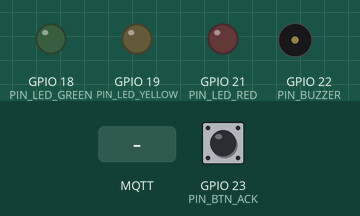
The sketch below on a simulated ESP32. Shown: output pins drawn as LEDs (lit = HIGH), buzzer (waves = sounding, pin HIGH). The test bench sets the inputs (shaded band); at power-on: GPIO 23 (PIN_BTN_ACK) HIGH. WiFi joins after 1.5 s; servers stay silent unless stated; random numbers use the default seed unless the sketch sets one; no MQTT or app messages arrive unless stated; what the sketch prints to the serial monitor is not drawn.

Above: at 0.0 s.
At 0.8 s:
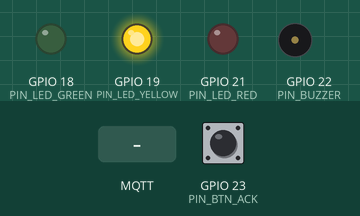
At 4.0 s:
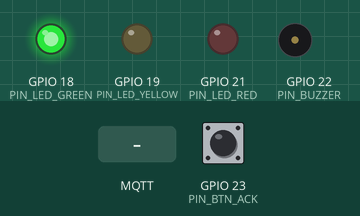
4.1 s: GPIO 23 (PIN_BTN_ACK) pulled LOW for 0.15 s
6.5 s: MQTT message "1" arrives on the first subscribed topic
8.0 s: GPIO 23 (PIN_BTN_ACK) pulled LOW for 1 s
10.5 s: MQTT message "on" arrives on the first subscribed topic
12.0 s: MQTT message "off" arrives on the first subscribed topic
Timing chart, 0 to 14.5 s (numbered marks = the images above; inputs shaded):
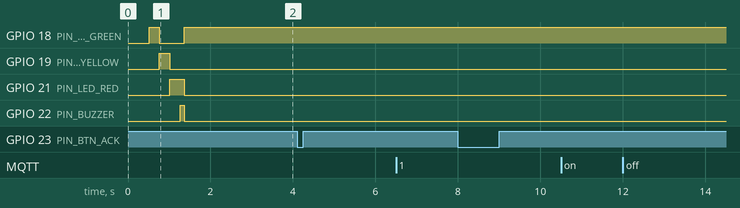

Measured:
- after the input at 4.1 s, every drawn part: stays the same
- after the input at 6.5 s, every drawn part: stays the same
- after the input at 8.0 s, every drawn part: stays the same
- after the input at 10.5 s, every drawn part: stays the same
- after the input at 12.0 s, every drawn part: stays the same

The sketch:

mms_alert_esp32.ino
```cpp
/*
 * Multi Modal Security (MMS) - Phase 9 Physical Alert System
 * Hardware: ESP32 Dev Module (WROOM-32)
 *
 * Pin Connections:
 *   - Green LED   -> GPIO 18 (with 220Ω - 330Ω resistor to GND)
 *   - Yellow LED  -> GPIO 19 (with 220Ω - 330Ω resistor to GND)
 *   - Red LED     -> GPIO 21 (with 220Ω - 330Ω resistor to GND)
 *   - Active Buzzer -> GPIO 22 (VCC to 3.3V/5V, I/O to GPIO 22, GND to GND)
 *   - Ack Button  -> GPIO 23 (Push button to GND, uses internal INPUT_PULLUP)
 *
 * MQTT Topics:
 *   - Subscribe:   alerts/status
 *   - Publish ACK: alerts/ack
 */

#include <WiFi.h>
#include "PubSubClient.h"

// ---------------------------------------------------------------------------
// Network & Broker Configuration
// (Update with your Wi-Fi credentials and PC LAN IP running MMS / Mosquitto)
// ---------------------------------------------------------------------------
const char* WIFI_SSID     = "YOUR_WIFI_SSID";
const char* WIFI_PASSWORD = "YOUR_WIFI_PASSWORD";

// IP address of your host machine running the Mosquitto MQTT broker (port 1883)
const char* MQTT_SERVER   = "192.168.1.100";
const int   MQTT_PORT     = 1883;
const char* MQTT_USER     = "";  // Leave blank if anonymous
const char* MQTT_PASS     = "";  // Leave blank if anonymous

const char* TOPIC_STATUS  = "alerts/status";
const char* TOPIC_ACK     = "alerts/ack";
const char* DEVICE_ID     = "esp32-desk-01";

// ---------------------------------------------------------------------------
// GPIO Pin Mapping
// ---------------------------------------------------------------------------
const int PIN_LED_GREEN   = 18;
const int PIN_LED_YELLOW  = 19;
const int PIN_LED_RED     = 21;
const int PIN_BUZZER      = 22;
const int PIN_BTN_ACK     = 23;

// ---------------------------------------------------------------------------
// State Variables
// ---------------------------------------------------------------------------
enum SystemState {
  STATE_NORMAL,
  STATE_LOW_MEDIUM,
  STATE_HIGH,
  STATE_CRITICAL
};

SystemState currentState = STATE_NORMAL;
bool isAcknowledged = false;

WiFiClient espClient;
PubSubClient mqttClient(espClient);

// Timing & Animation Variables
unsigned long lastBlinkToggle = 0;
bool redLedState = false;
unsigned long lastBeepTime = 0;
unsigned long lastBtnCheck = 0;
int lastBtnReading = HIGH;

// ---------------------------------------------------------------------------
// Hardware Control Functions
// ---------------------------------------------------------------------------
void setLeds(bool green, bool yellow, bool red) {
  digitalWrite(PIN_LED_GREEN, green ? HIGH : LOW);
  digitalWrite(PIN_LED_YELLOW, yellow ? HIGH : LOW);
  digitalWrite(PIN_LED_RED, red ? HIGH : LOW);
}

void setBuzzer(bool on) {
  digitalWrite(PIN_BUZZER, on ? HIGH : LOW);
}

void updateAlertHardware() {
  unsigned long now = millis();

  // If critical/high was acknowledged by analyst button press, silence buzzer and stop fast-blinking
  if (isAcknowledged) {
    setLeds(true, false, false);
    setBuzzer(false);
    return;
  }

  switch (currentState) {
    case STATE_NORMAL:
      setLeds(true, false, false); // Green ON, others OFF
      setBuzzer(false);
      break;

    case STATE_LOW_MEDIUM:
      setLeds(false, true, false); // Yellow ON, others OFF
      setBuzzer(false);
      break;

    case STATE_HIGH:
      // Red LED Blinking (slow, 1000ms period)
      if (now - lastBlinkToggle >= 500) {
        lastBlinkToggle = now;
        redLedState = !redLedState;
        digitalWrite(PIN_LED_GREEN, LOW);
        digitalWrite(PIN_LED_YELLOW, LOW);
        digitalWrite(PIN_LED_RED, redLedState ? HIGH : LOW);
      }
      // Short beep every 5 seconds
      if (now - lastBeepTime >= 5000) {
        lastBeepTime = now;
        setBuzzer(true);
        delay(80);
        setBuzzer(false);
      }
      break;

    case STATE_CRITICAL:
      // Red LED Fast Blinking (200ms period)
      if (now - lastBlinkToggle >= 100) {
        lastBlinkToggle = now;
        redLedState = !redLedState;
        digitalWrite(PIN_LED_GREEN, LOW);
        digitalWrite(PIN_LED_YELLOW, LOW);
        digitalWrite(PIN_LED_RED, redLedState ? HIGH : LOW);
        // Continuous tone pattern
        setBuzzer(redLedState);
      }
      break;
  }
}

// ---------------------------------------------------------------------------
// MQTT Message Handler
// ---------------------------------------------------------------------------
void onMqttMessage(char* topic, byte* payload, unsigned int length) {
  String msg = "";
  for (unsigned int i = 0; i < length; i++) {
    msg += (char)payload[i];
  }

  Serial.print("[MMS] Alert Received on [");
  Serial.print(topic);
  Serial.print("]: ");
  Serial.println(msg);

  // Parse lightweight JSON payload
  // Expected shape: {"severity": "critical"|"high"|"medium"|"low"|"normal", "incident_type": "...", ...}
  msg.toLowerCase();

  if (msg.indexOf("\"critical\"") > 0 || msg.indexOf("\"p1\"") > 0) {
    currentState = STATE_CRITICAL;
    isAcknowledged = false;
    Serial.println(">>> POSTURE: CRITICAL ALERT (Red Fast Blink + Continuous Buzzer)");
  } else if (msg.indexOf("\"high\"") > 0 || msg.indexOf("\"p2\"") > 0) {
    currentState = STATE_HIGH;
    isAcknowledged = false;
    Serial.println(">>> POSTURE: HIGH ALERT (Red Slow Blink + Periodic Beep)");
  } else if (msg.indexOf("\"medium\"") > 0 || msg.indexOf("\"low\"") > 0 || msg.indexOf("\"p3\"") > 0) {
    currentState = STATE_LOW_MEDIUM;
    isAcknowledged = false;
    Serial.println(">>> POSTURE: LOW/MEDIUM ALERT (Yellow Solid)");
  } else if (msg.indexOf("\"normal\"") > 0) {
    currentState = STATE_NORMAL;
    isAcknowledged = false;
    Serial.println(">>> POSTURE: NORMAL (Green Solid)");
  }
}

// ---------------------------------------------------------------------------
// Acknowledge Button Check (Debounced)
// ---------------------------------------------------------------------------
void checkAcknowledgeButton() {
  unsigned long now = millis();
  if (now - lastBtnCheck < 50) return; // 50ms debounce window
  lastBtnCheck = now;

  int reading = digitalRead(PIN_BTN_ACK);
  if (reading == LOW && lastBtnReading == HIGH) {
    // Button pressed (Active LOW with internal pull-up)
    Serial.println("[MMS] Physical Acknowledge Button Pressed!");
    isAcknowledged = true;
    setBuzzer(false);
    setLeds(true, false, false); // Immediate silence & green feedback

    // Publish ACK back to platform over MQTT
    if (mqttClient.connected()) {
      char ackPayload[128];
      snprintf(ackPayload, sizeof(ackPayload), "{\"acknowledged\":true,\"device_id\":\"%s\"}", DEVICE_ID);
      mqttClient.publish(TOPIC_ACK, ackPayload, 1);
      Serial.print("[MMS] Published ACK to: ");
      Serial.println(TOPIC_ACK);
    }
  }
  lastBtnReading = reading;
}

// ---------------------------------------------------------------------------
// Network & MQTT Connection Management
// ---------------------------------------------------------------------------
void setupWiFi() {
  delay(10);
  Serial.println();
  Serial.print("[MMS] Connecting to Wi-Fi SSID: ");
  Serial.println(WIFI_SSID);

  WiFi.mode(WIFI_STA);
  WiFi.begin(WIFI_SSID, WIFI_PASSWORD);

  int tries = 0;
  while (WiFi.status() != WL_CONNECTED && tries < 30) {
    delay(500);
    Serial.print(".");
    tries++;
  }

  if (WiFi.status() == WL_CONNECTED) {
    Serial.println("\n[MMS] Wi-Fi Connected! IP Address: ");
    Serial.println(WiFi.localIP());
  } else {
    Serial.println("\n[MMS] Wi-Fi Connection failed. Retrying in background...");
  }
}

void reconnectMqtt() {
  if (mqttClient.connected()) return;

  Serial.print("[MMS] Connecting to MQTT Broker at ");
  Serial.print(MQTT_SERVER);
  Serial.print(":");
  Serial.println(MQTT_PORT);

  String clientId = String(DEVICE_ID) + "-" + String(random(0xffff), HEX);

  bool connected = false;
  if (strlen(MQTT_USER) > 0) {
    connected = mqttClient.connect(clientId.c_str(), MQTT_USER, MQTT_PASS);
  } else {
    connected = mqttClient.connect(clientId.c_str());
  }

  if (connected) {
    Serial.println("[MMS] MQTT Connected successfully!");
    mqttClient.subscribe(TOPIC_STATUS, 1);
    Serial.print("[MMS] Subscribed to topic: ");
    Serial.println(TOPIC_STATUS);
  } else {
    Serial.print("[MMS] MQTT Connect failed, rc=");
    Serial.println(mqttClient.state());
  }
}

// ---------------------------------------------------------------------------
// Arduino Setup & Main Loop
// ---------------------------------------------------------------------------
void setup() {
  Serial.begin(115200);
  delay(500);

  Serial.println("==================================================");
  Serial.println("  MMS - Physical Alert System (ESP32 Firmware)   ");
  Serial.println("==================================================");

  // Initialize GPIO Pins
  pinMode(PIN_LED_GREEN, OUTPUT);
  pinMode(PIN_LED_YELLOW, OUTPUT);
  pinMode(PIN_LED_RED, OUTPUT);
  pinMode(PIN_BUZZER, OUTPUT);
  pinMode(PIN_BTN_ACK, INPUT_PULLUP);

  // Self-test LED sequence on boot
  Serial.println("[MMS] Running Hardware Self-Test...");
  setLeds(true, false, false); delay(250);
  setLeds(false, true, false); delay(250);
  setLeds(false, false, true); delay(250);
  setBuzzer(true); delay(100); setBuzzer(false);
  setLeds(true, false, false); // Return to steady green

  setupWiFi();

  mqttClient.setServer(MQTT_SERVER, MQTT_PORT);
  mqttClient.setCallback(onMqttMessage);
}

void loop() {
  // Maintain Wi-Fi
  if (WiFi.status() != WL_CONNECTED) {
    static unsigned long lastWifiRetry = 0;
    if (millis() - lastWifiRetry >= 10000) {
      lastWifiRetry = millis();
      WiFi.reconnect();
    }
  }

  // Maintain MQTT
  if (WiFi.status() == WL_CONNECTED && !mqttClient.connected()) {
    static unsigned long lastMqttRetry = 0;
    if (millis() - lastMqttRetry >= 5000) {
      lastMqttRetry = millis();
      reconnectMqtt();
    }
  }

  mqttClient.loop();
  checkAcknowledgeButton();
  updateAlertHardware();
}
```
